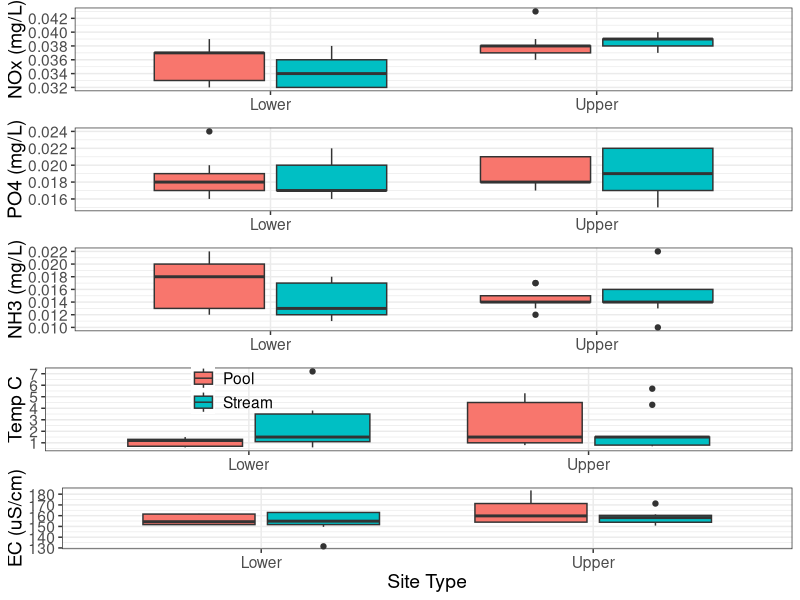

This figure's R source:
## ---- chunk 1
#| warning: false
library(ggplot2)
library(readxl)
library(dplyr)
library(cowplot)
## ---- chunk 2
setwd("/Users/hannahrichardson/Documents/BSU/Spring '23/Field Methods/FieldMethodsHydro")
list.files()
df <- read.csv("Quality Beaver Meadows Data Template.csv")
## ---- chunk 3
#Create above and below pool box and whisker plots for each measured value
NOx <- df %>%
  ggplot(aes(x = Site_Location, y = NOx_mgL, fill= Site_type))+
  geom_boxplot(show.legend = FALSE)+
  xlab(NULL)+
  ylab('NOx (mg/L)')+
  scale_y_continuous(n.breaks=7)+
  theme_bw()+
  theme(text = element_text(size = 14))  

PO4 <- df %>%
  ggplot(aes(x = Site_Location, y = PO4_mgL, fill= Site_type))+
  geom_boxplot(show.legend = FALSE)+
  xlab(NULL)+
  ylab('PO4 (mg/L)')+
  scale_y_continuous(n.breaks=7)+
  theme_bw()+
  theme(text = element_text(size = 14))  

NH3 <- df %>%
  ggplot(aes(x = Site_Location, y = NH4_mgL, fill= Site_type))+
  geom_boxplot(show.legend = FALSE)+
  xlab(NULL)+
  ylab('NH3 (mg/L)')+
  scale_y_continuous(n.breaks=7)+
  theme_bw()+
  theme(text = element_text(size = 14))  

temp <- df %>%
  ggplot(aes(x = Site_Location, y = Temp._C, fill= Site_type))+
  geom_boxplot()+
  xlab(NULL)+
  ylab('Temp C')+
  theme_bw()+
      theme(legend.position = c(0.25, 0.73),
      legend.background = element_rect( fill = alpha("white", 0)))+
    labs(fill = NULL)+
    scale_y_continuous(n.breaks=7)+
  theme(text = element_text(size = 14))  

EC <- df %>%
  ggplot(aes(x = Site_Location, y = EC, fill= Site_type))+
  geom_boxplot(show.legend = FALSE)+
  xlab('Site Type')+
  ylab('EC (uS/cm)')+
  scale_y_continuous(n.breaks=7)+
  theme_bw()+
  theme(text = element_text(size = 14))  

#combine each individual plot into a column 
Nutrient_plots<-plot_grid(NOx, PO4, NH3, temp, EC, 
                nrow =5)
## ---- chunk 4
pdf(file = "Weekscombined.pdf",
    width = 4,
    height = 10)

Nutrient_plots

dev.off()
